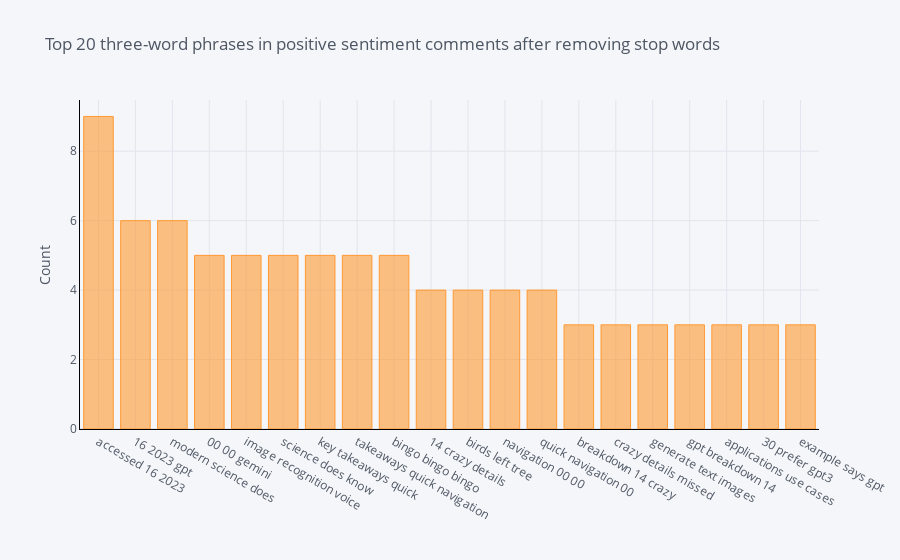

Here is the notebook cell this chart was saved with:
### Code cell
# Tri-grams

def get_top_n_trigram(corpus, n=None):
    vec = CountVectorizer(ngram_range=(3, 3), stop_words=list(stop_words)).fit(corpus)
    bag_of_words = vec.transform(corpus)
    sum_words = bag_of_words.sum(axis=0) 
    words_freq = [(word, sum_words[0, idx]) for word, idx in vec.vocabulary_.items()]
    words_freq =sorted(words_freq, key = lambda x: x[1], reverse=True)
    return words_freq[:n]
common_words = get_top_n_trigram(pos_df['text'], 20)
for word, freq in common_words:
    print(word, freq)
df2 = pd.DataFrame(common_words, columns = ['CommentsText' , 'count'])
df2.groupby('CommentsText').sum()['count'].sort_values(ascending=False).iplot(
    kind='bar', yTitle='Count', linecolor='black', title='Top 20 three-word phrases in positive sentiment comments after removing stop words')

### Figure 1 — Plotly figure (JSON) as saved in the notebook; plotly's stock layout.template omitted (floating-point values rounded to 4 significant figures)
{"data": [{"marker": {"color": "rgba(255, 153, 51, 0.6)", "line": {"color": "rgba(255, 153, 51, 1.0)", "width": 1}}, "name": "count", "orientation": "v", "text": "", "type": "bar", "x": ["accessed 16 2023", "16 2023 gpt", "modern science does", "00 00 gemini", "image recognition voice", "science does know", "key takeaways quick", "takeaways quick navigation", "bingo bingo bingo", "14 crazy details", "birds left tree", "navigation 00 00", "quick navigation 00", "breakdown 14 crazy", "crazy details missed", "generate text images", "gpt breakdown 14", "applications use cases", "30 prefer gpt3", "example says gpt"], "y": [9, 6, 6, 5, 5, 5, 5, 5, 5, 4, 4, 4, 4, 3, 3, 3, 3, 3, 3, 3]}], "layout": {"legend": {"bgcolor": "#F5F6F9", "font": {"color": "#4D5663"}}, "paper_bgcolor": "#F5F6F9", "plot_bgcolor": "#F5F6F9", "title": {"font": {"color": "#4D5663"}, "text": "Top 20 three-word phrases in positive sentiment comments after removing stop words"}, "xaxis": {"gridcolor": "#E1E5ED", "linecolor": "black", "showgrid": true, "tickfont": {"color": "#4D5663"}, "title": {"font": {"color": "#4D5663"}, "text": ""}, "zerolinecolor": "#E1E5ED"}, "yaxis": {"gridcolor": "#E1E5ED", "linecolor": "black", "showgrid": true, "tickfont": {"color": "#4D5663"}, "title": {"font": {"color": "#4D5663"}, "text": "Count"}, "zerolinecolor": "#E1E5ED"}}}
